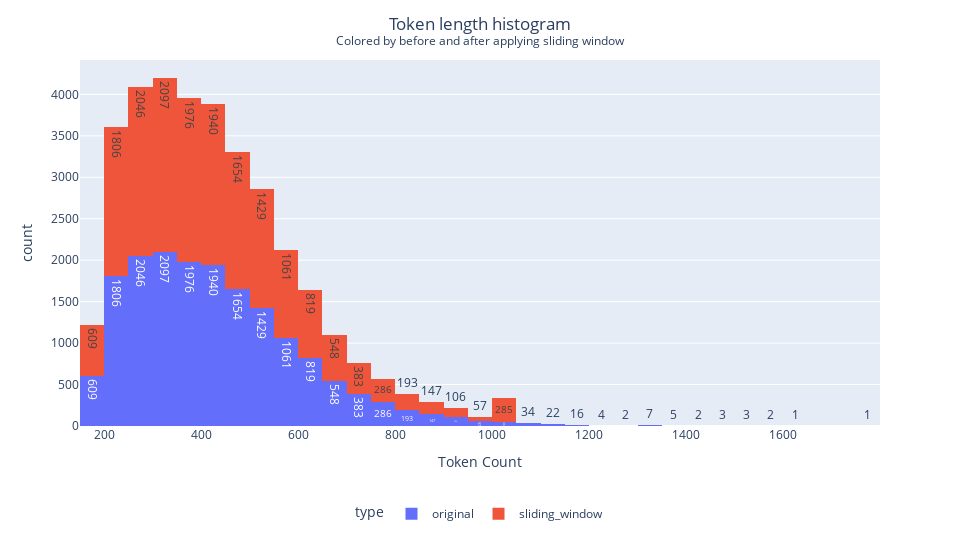

Notebook code for this chart:
### Code cell
fig = px.histogram(
    l3,
    x="length",
    y="count",
    color="type",
    text_auto=True,
)
fig.update_layout(
    height=1080 // 2,
    width=1920 // 2,
    title_x=0.5,
    title_text="Token length histogram<br><sup>Colored by before and after applying sliding window</sup>",
    legend=dict(orientation="h", yanchor="top", xanchor="center", y=-0.2, x=0.5),
    yaxis_title="count",
    xaxis_title="Token Count",
)
fig.show()

### Figure 1 — Plotly figure (JSON) as saved in the notebook; plotly's stock layout.template omitted (floating-point values rounded to 4 significant figures; data arrays with more than 128 entries replaced by an {"elided": "..."} marker saying what was removed)
{"data": [{"alignmentgroup": "True", "bingroup": "x", "histfunc": "sum", "hovertemplate": "type=original<br>length=%{x}<br>sum of count=%{y}<extra></extra>", "legendgroup": "original", "marker": {"color": "#636efa", "pattern": {"shape": ""}}, "name": "original", "offsetgroup": "original", "orientation": "v", "showlegend": true, "texttemplate": "%{value}", "type": "histogram", "x": {"elided": "934 int values"}, "xaxis": "x", "y": {"elided": "934 int values"}, "yaxis": "y"}, {"alignmentgroup": "True", "bingroup": "x", "histfunc": "sum", "hovertemplate": "type=sliding_window<br>length=%{x}<br>sum of count=%{y}<extra></extra>", "legendgroup": "sliding_window", "marker": {"color": "#EF553B", "pattern": {"shape": ""}}, "name": "sliding_window", "offsetgroup": "sliding_window", "orientation": "v", "showlegend": true, "texttemplate": "%{value}", "type": "histogram", "x": {"elided": "832 int values"}, "xaxis": "x", "y": {"elided": "832 int values"}, "yaxis": "y"}], "layout": {"barmode": "relative", "height": 540, "legend": {"orientation": "h", "title": {"text": "type"}, "tracegroupgap": 0, "x": 0.5, "xanchor": "center", "y": -0.2, "yanchor": "top"}, "margin": {"t": 60}, "title": {"text": "Token length histogram<br><sup>Colored by before and after applying sliding window</sup>", "x": 0.5}, "width": 960, "xaxis": {"anchor": "y", "domain": [0, 1], "title": {"text": "Token Count"}}, "yaxis": {"anchor": "x", "domain": [0, 1], "title": {"text": "count"}}}}
